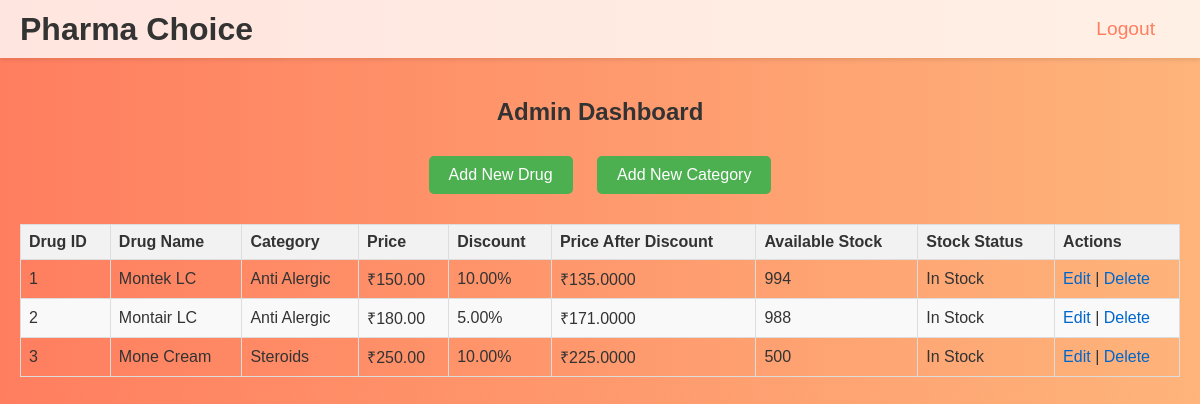
Before: /admin-dashboard/ (signed in) with the older database file.
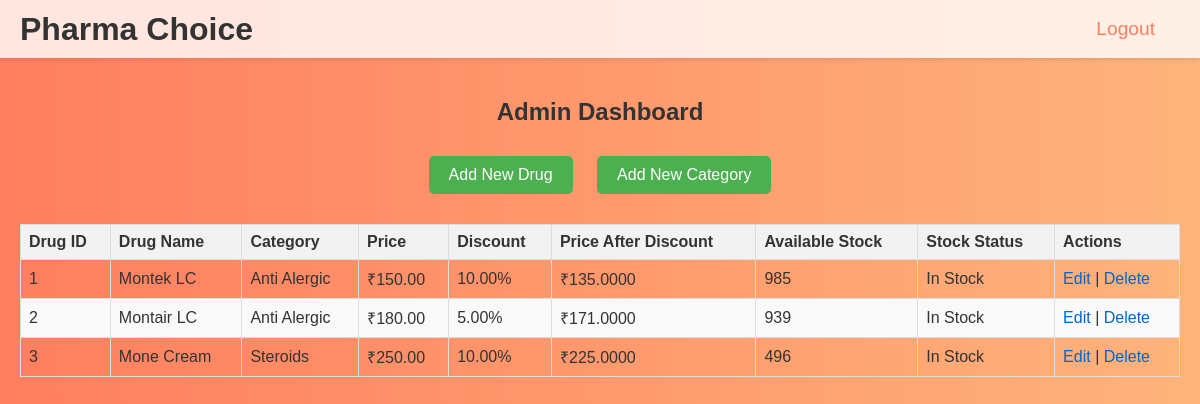
After: the same page with the newer database file.
### inventory/models.py (models this page shows, shortened)
class Drug(models.Model):
    drug_id = models.AutoField(primary_key=True)
    drug_name = models.CharField(max_length=200)
    category = models.ForeignKey(Category, on_delete=models.CASCADE)
    price = models.DecimalField(max_digits=10, decimal_places=2)
    discount = models.DecimalField(max_digits=5, decimal_places=2)
    stock_status = models.BooleanField(default=True)
    @property
    def price_after_discount(self):
        return self.price - (self.price * self.discount / 100)

class Stock(models.Model):
    stock_id = models.AutoField(primary_key=True)
    drug = models.OneToOneField(Drug, on_delete=models.CASCADE)
    available_stock = models.PositiveIntegerField(default=0)
    stock_updated_on = models.DateTimeField(auto_now=True)
    stock_status = models.BooleanField(default=True)

class Category(models.Model):
    category_id = models.AutoField(primary_key=True)
    category_name = models.CharField(max_length=100)

### inventory/views.py (the view)
# urls.py: path('admin-dashboard/', views.admin_dashboard, name='admin_dashboard'),
@user_passes_test(lambda u: u.is_staff)
def admin_dashboard(request):
    drugs = Drug.objects.all().select_related('stock')
    return render(request, 'inventory/admin_dashboard.html', {'drugs': drugs})

### inventory/templates/inventory/admin_dashboard.html (shortened to what this page needs)
{% extends "inventory/base.html" %}
{% block content %}
<h2>Admin Dashboard</h2>
<a href="{% url 'add_drug' %}" class="button">Add New Drug</a>
<a href="{% url 'add_category' %}" class="button">Add New Category</a>
<table>
    <thead>
        <tr>
            <th>Drug ID</th>
            <th>Drug Name</th>
            <th>Category</th>
            <th>Price</th>
            <th>Discount</th>
            <th>Price After Discount</th>
            <th>Available Stock</th>
            <th>Stock Status</th>
            <th>Actions</th>
        </tr>
    </thead>
    <tbody>
        {% for drug in drugs %}
        <tr>
            <td>{{ drug.drug_id }}</td>
            <td>{{ drug.drug_name }}</td>
            <td>{{ drug.category.category_name }}</td>
            <td>₹{{ drug.price }}</td>
            <td>{{ drug.discount }}%</td>
            <td>₹{{ drug.price_after_discount }}</td>
            <td>{{ drug.stock.available_stock }}</td>
            <td>{{ drug.stock.stock_status|yesno:"In Stock,Out of Stock" }}</td>
            <td>
                <a href="{% url 'edit_drug' drug.drug_id %}">Edit</a> |
                <a href="{% url 'delete_drug' drug.drug_id %}">Delete</a>
            </td>
        </tr>
        {% endfor %}
    </tbody>
</table>
{% endblock %}

Changed rows visible on the page:
changed through a linked row, Drug "Montek LC": stock.available_stock "994" → "985"
changed through a linked row, Drug "Montair LC": stock.available_stock "988" → "939"
changed through a linked row, Drug "Mone Cream": stock.available_stock "500" → "496"
